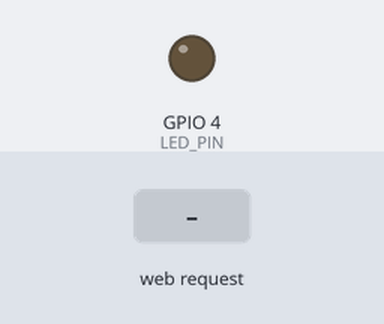
A sketch run on a simulated ESP32. On the bench: output pins drawn as LEDs (lit = HIGH). The inputs (shaded band) are chosen by the test bench. WiFi joins after 1.5 s; servers stay silent unless stated; what the sketch prints to the serial monitor is not drawn.

Above: at 2.7 s.
2.8 s: HTTP request GET /led/on received
At 3.6 s:
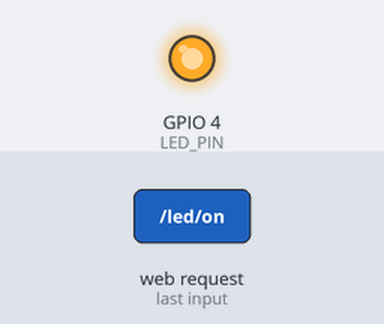
4.3 s: HTTP request GET /led/off received
At 4.7 s:
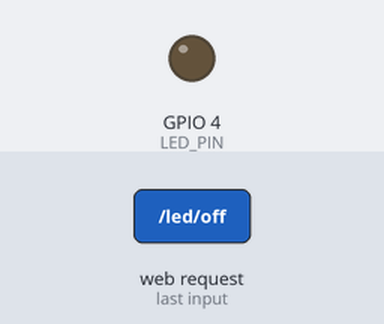
Timing chart, 0 to 7.3 s (numbered marks = the images above; inputs shaded):
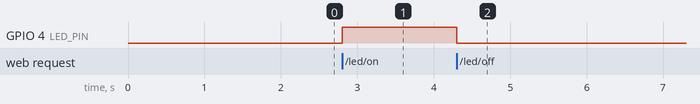

The sketch:

led_website.ino
```cpp
#include <WiFi.h>
#include <WebServer.h>

// Ganti dengan nama dan password WiFi Anda
const char* ssid = "Nama_WiFi";
const char* password = "Password_WiFi";

// LED flash bawaan ESP32-CAM
#define LED_PIN 4

// Membuat web server pada port 80
WebServer server(80);

void setup() {
  // Inisialisasi pin LED
  pinMode(LED_PIN, OUTPUT);
  digitalWrite(LED_PIN, LOW);  // Matikan LED di awal

  // Memulai koneksi WiFi
  Serial.begin(115200);
  Serial.println();
  Serial.printf("Menghubungkan ke %s", ssid);
  WiFi.begin(ssid, password);

  while (WiFi.status() != WL_CONNECTED) {
    delay(500);
    Serial.print(".");
  }

  Serial.println();
  Serial.println("WiFi Terhubung!");
  Serial.print("IP Address: ");
  Serial.println(WiFi.localIP());

  // Rute untuk halaman web
  server.on("/", handleRoot);
  server.on("/led/on", handleLedOn);
  server.on("/led/off", handleLedOff);

  // Mulai server
  server.begin();
  Serial.println("Web server dimulai...");
}

void loop() {
  // Menangani permintaan klien
  server.handleClient();
}

// Fungsi untuk menangani halaman utama
void handleRoot() {
  String html = "<h1>ESP32-CAM LED Control</h1>";
  html = "(Nama)";
  html = "(Kelas)";
  html += "<p><a href='/led/on'><button>Turn ON LED</button></a></p>";
  html += "<p><a href='/led/off'><button>Turn OFF LED</button></a></p>";
  server.send(200, "text/html", html);
}

// Fungsi untuk menyalakan LED
void handleLedOn() {
  digitalWrite(LED_PIN, HIGH);
  server.send(200, "text/html", "<h1>LED is ON</h1><p><a href='/'>Back</a></p>");
}

// Fungsi untuk mematikan LED
void handleLedOff() {
  digitalWrite(LED_PIN, LOW);
  server.send(200, "text/html", "<h1>LED is OFF</h1><p><a href='/'>Back</a></p>");
}
```

Measured:
- after the input at 2.8 s, GPIO 4 (LED_PIN): LOW → HIGH at once
- after the input at 4.3 s, GPIO 4 (LED_PIN): HIGH → LOW at once
